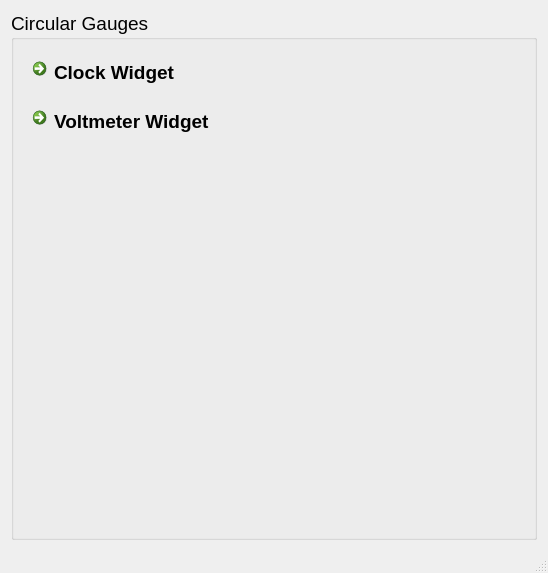
<?xml version="1.0" encoding="UTF-8"?>
<ui version="4.0">
 <class>MainWindow</class>
 <widget class="QMainWindow" name="MainWindow">
  <property name="geometry">
   <rect>
    <x>0</x>
    <y>0</y>
    <width>548</width>
    <height>573</height>
   </rect>
  </property>
  <property name="windowTitle">
   <string>Demo</string>
  </property>
  <widget class="QWidget" name="centralWidget">
   <layout class="QHBoxLayout" name="horizontalLayout">
    <item>
     <widget class="QGroupBox" name="groupBox">
      <property name="font">
       <font>
        <pointsize>14</pointsize>
       </font>
      </property>
      <property name="title">
       <string>Circular Gauges</string>
      </property>
      <layout class="QVBoxLayout" name="verticalLayout">
       <item>
        <widget class="QCommandLinkButton" name="BtnClockWidget">
         <property name="text">
          <string>Clock Widget</string>
         </property>
        </widget>
       </item>
       <item>
        <widget class="QCommandLinkButton" name="BtnVoltmeterWidget">
         <property name="text">
          <string>Voltmeter Widget</string>
         </property>
        </widget>
       </item>
       <item>
        <spacer name="verticalSpacer">
         <property name="orientation">
          <enum>Qt::Vertical</enum>
         </property>
         <property name="sizeHint" stdset="0">
          <size>
           <width>20</width>
           <height>40</height>
          </size>
         </property>
        </spacer>
       </item>
      </layout>
     </widget>
    </item>
   </layout>
  </widget>
  <widget class="QStatusBar" name="statusBar"/>
 </widget>
 <layoutdefault spacing="6" margin="11"/>
 <resources/>
 <connections/>
</ui>
